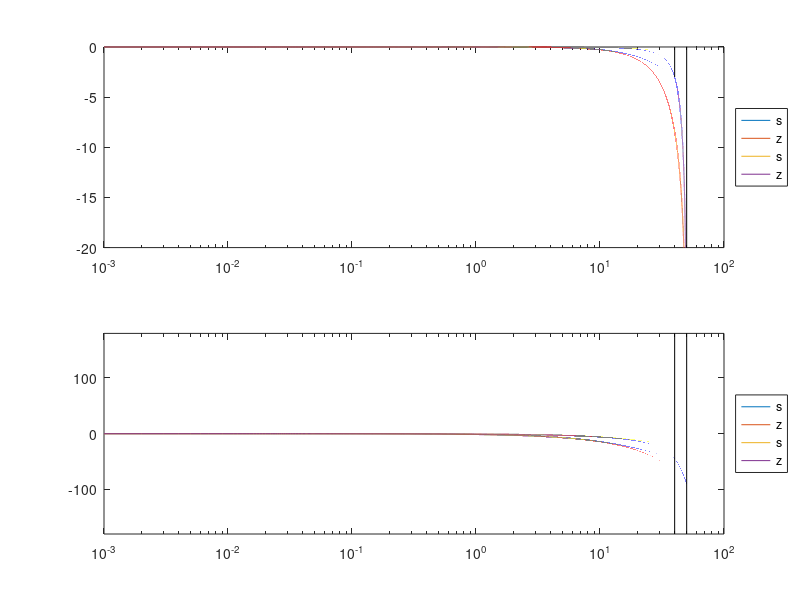

Reproduce this figure in MATLAB.
%% [Global]                                                                
close all
clearvars
clc

i0 = 1;

filter{i0}.T.sample = 1e-2;
filter{i0}.T.data   = 1e+3;
filter{i0}.T.settle = 2.5 * filter{i0}.T.sample;

filter{i0}.f.c      =    1 / filter{i0}.T.settle;

filter{i0}.f.bin    = 1 / filter{i0}.T.data;
filter{i0}.f.span   = 1 / filter{i0}.T.sample / 2;
filter{i0}.f.f      = 0 : filter{i0}.f.bin : filter{i0}.f.span;

filter{i0}.w.c      = 2*pi * filter{i0}.f.c;
filter{i0}.w.w      = 2*pi * filter{i0}.f.f;

filter{i0}.w.s      =     1j*filter{i0}.w.w              ;
filter{i0}.w.z      = exp(1j*filter{i0}.w.w * filter{i0}.T.sample);

%% Order: 1 | Analog, discrete (bilinear conversion - c2d)                 

i0 = i0 + 1;

filter{i0}.T.sample = filter{1}.T.sample;
filter{i0}.w.c.a    = filter{1}.w.c;

filter{i0}.s.num = [0 filter{i0}.w.c.a];
filter{i0}.s.den = [1 filter{i0}.w.c.a];

filter{i0}.s.tf  = tf( filter{i0}.s.num                                    ...
                     , filter{i0}.s.den                                    ...
                     );

% discretize transfer function
filter{i0}.z.tf = c2d( filter{i0}.s.tf                                     ...
                     , filter{i0}.T.sample                                 ...
                     , 'tustin'                                            ...
                     );

% break transfer function into numerator and demonintor polynomials
[ filter{i0}.s.num                                                         ...
, filter{i0}.s.den                                                         ...
] = tfdata                                                                 ...
( filter{i0}.s.tf                                                          ...
);

[ filter{i0}.z.num                                                         ...
, filter{i0}.z.den                                                         ...
] = tfdata                                                                 ...
( filter{i0}.z.tf                                                          ...
);

% convert cells to matrices
filter{i0}.s.num = filter{i0}.s.num{:};
filter{i0}.s.den = filter{i0}.s.den{:};
filter{i0}.z.num = filter{i0}.z.num{:};
filter{i0}.z.den = filter{i0}.z.den{:};

% data
filter{i0}.h.w.s  = polyval(filter{i0}.s.num, filter{1}.w.s)...
                 ./ polyval(filter{i0}.s.den, filter{1}.w.s);

filter{i0}.h.w.z  = polyval(filter{i0}.z.num, filter{1}.w.z)...
                 ./ polyval(filter{i0}.z.den, filter{1}.w.z);

%% Order: 1 | Discrete (bilinear conversion - manual)                      

i0 = i0 + 1;

filter{i0}.T.sample = filter{1}.T.sample;

filter{i0}.w.c.d = filter{1}.w.c;
filter{i0}.w.c.a = 2 / filter{i0}.T.sample                                 ...
                 * tan( filter{i0}.w.c.d * filter{i0}.T.sample / 2);

filter{i0}.s.num = [0 filter{i0}.w.c.a];
filter{i0}.s.den = [1 filter{i0}.w.c.a];

filter{i0}.s.tf  = tf( filter{i0}.s.num                                    ...
                 , filter{i0}.s.den                                        ...
                 );

% discretize transfer function
filter{i0}.z.tf = c2d( filter{i0}.s.tf                                     ...
                     , filter{i0}.T.sample                                 ...
                     , 'tustin'                                            ...
                     );

% break transfer function into numerator and demonintor polynomials
[ filter{i0}.s.num                                                         ...
, filter{i0}.s.den                                                         ...
] = tfdata                                                                 ...
( filter{i0}.s.tf                                                          ...
);

[ filter{i0}.z.num                                                         ...
, filter{i0}.z.den                                                         ...
] = tfdata                                                                 ...
( filter{i0}.z.tf                                                          ...
);

% convert cells to matrices
filter{i0}.s.num = filter{i0}.s.num{:};
filter{i0}.s.den = filter{i0}.s.den{:};
filter{i0}.z.num = filter{i0}.z.num{:};
filter{i0}.z.den = filter{i0}.z.den{:};

% data
filter{i0}.h.w.s  = polyval(filter{i0}.s.num, filter{1}.w.s)...
                 ./ polyval(filter{i0}.s.den, filter{1}.w.s);

filter{i0}.h.w.z  = polyval(filter{i0}.z.num, filter{1}.w.z)...
                 ./ polyval(filter{i0}.z.den, filter{1}.w.z);

%% Plot                                                                    

p = 0;

p = p+1;
figure(1)
subplot(2,1,1)
label.legend = {};
for i0 = 2:3
semilogx( filter{1}.f.f, 20 * log10( abs( filter{i0}.h.w.s ) ) )
hold on
semilogx( filter{1}.f.f, 20 * log10( abs( filter{i0}.h.w.z ) ) )
label.legend = [label.legend, {'s', 'z'}];
end
semilogx([filter{1}.f.c    filter{1}.f.c   ] ...
        ,[-3               0               ] ...
        , 'k'                                ...
        ,[filter{1}.f.span filter{1}.f.span] ...
        ,[-50              10              ] ...
        , 'k'                                ...
        )
legend(label.legend, 'Location', 'EastOutside')
ylim([-20 +0])
if i0 == 1; grid minor; end

subplot(2,1,2)
label.legend = {};
for i0 = 2:3
semilogx( filter{1}.f.f, angle( filter{i0}.h.w.s ) * 180/pi )
hold on
semilogx( filter{1}.f.f, angle( filter{i0}.h.w.z ) * 180/pi )
label.legend = [label.legend, {'s', 'z'}];
end
semilogx([filter{1}.f.c    filter{1}.f.c   ] ...
        ,[-180             +180            ] ...
        , 'k'                                ...
        ,[filter{1}.f.span filter{1}.f.span] ...
        ,[-180              +180           ] ...
        , 'k'                                ...
        )
legend(label.legend, 'Location', 'EastOutside')
ylim([-180 +180])
if i0 == 1; grid minor; end

%% [End    ]










